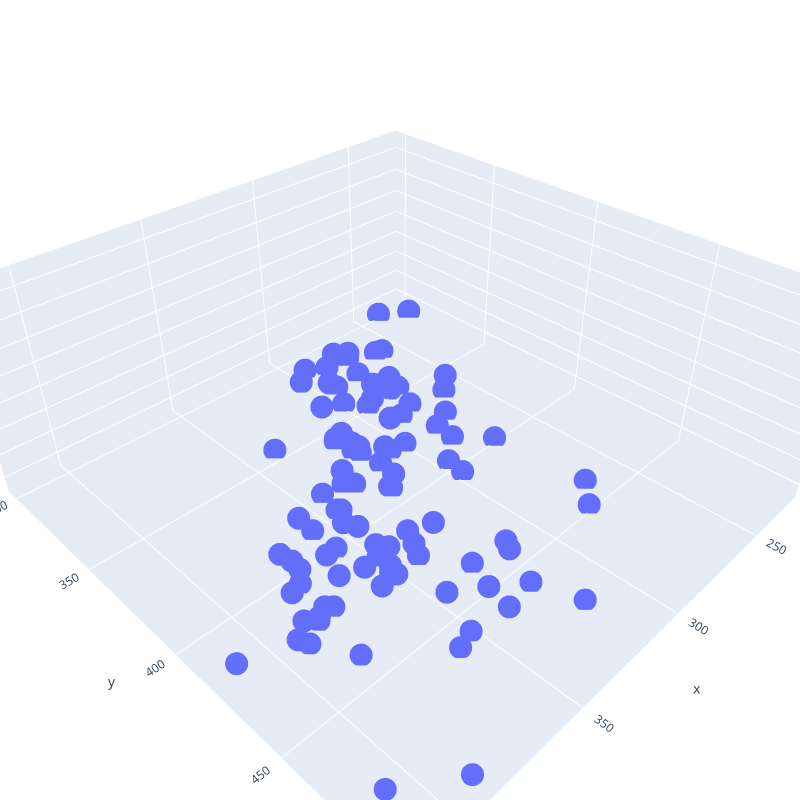

Notebook cell for this chart:
### Code cell
fig = px.scatter_3d(x=xs, y=ys, z=zs, width=800, height=800)
fig.update_layout(
    margin=dict(l=0, r=0, t=0, b=0)
)
fig.show()

### Figure 1 — Plotly figure (JSON) as saved in the notebook; plotly's stock layout.template omitted (floating-point values rounded to 4 significant figures)
{"data": [{"hovertemplate": "x=%{x}<br>y=%{y}<br>z=%{z}<extra></extra>", "legendgroup": "", "marker": {"color": "#636efa", "symbol": "circle"}, "mode": "markers", "name": "", "scene": "scene", "showlegend": false, "type": "scatter3d", "x": [264, 295, 294, 315, 270, 378, 308, 318, 351, 368, 377, 345, 331, 382, 338, 351, 393, 333, 274, 362, 373, 323, 339, 341, 335, 410, 281, 353, 388, 318, 280, 358, 285, 264, 342, 285, 261, 376, 391, 317, 347, 415, 324, 276, 228, 319, 358, 308, 314, 289, 341, 276, 298, 317, 344, 284, 391, 282, 304, 369, 323, 374, 297, 278, 323, 382, 347, 350, 294, 300, 376, 358, 275, 334, 318, 383, 287, 373, 350, 383, 281, 381, 280, 301, 314, 316, 343, 259, 331, 303, 345, 373, 318, 240, 357, 315, 299, 273, 353, 360], "y": [364, 312, 350, 440, 440, 419, 377, 444, 414, 441, 406, 388, 382, 421, 419, 415, 424, 423, 400, 388, 440, 393, 346, 424, 413, 479, 330, 423, 421, 367, 449, 402, 353, 323, 455, 388, 324, 419, 427, 370, 467, 424, 458, 318, 308, 358, 390, 374, 345, 364, 387, 349, 405, 388, 389, 379, 492, 340, 373, 416, 372, 422, 397, 311, 392, 408, 401, 445, 331, 342, 421, 416, 375, 379, 357, 422, 317, 401, 397, 441, 361, 402, 349, 378, 356, 380, 378, 360, 439, 319, 414, 397, 475, 300, 427, 367, 358, 315, 458, 460], "z": [96, 96, 96, 96, 96, 96, 96, 97, 101, 119, 96, 96, 96, 96, 96, 96, 97, 105, 96, 103, 117, 96, 96, 96, 96, 99, 96, 96, 99, 96, 96, 96, 107, 96, 105, 96, 96, 117, 96, 96, 109, 105, 96, 96, 96, 96, 96, 96, 103, 96, 111, 96, 96, 96, 96, 96, 99, 96, 107, 175, 105, 109, 96, 96, 96, 97, 98, 101, 96, 96, 96, 97, 96, 96, 96, 96, 96, 96, 99, 96, 96, 109, 97, 96, 96, 96, 96, 99, 96, 97, 96, 97, 96, 96, 105, 96, 106, 96, 96, 96]}], "layout": {"height": 800, "legend": {"tracegroupgap": 0}, "margin": {"b": 0, "l": 0, "r": 0, "t": 0}, "scene": {"domain": {"x": [0, 1], "y": [0, 1]}, "xaxis": {"title": {"text": "x"}}, "yaxis": {"title": {"text": "y"}}, "zaxis": {"title": {"text": "z"}}}, "width": 800}}
